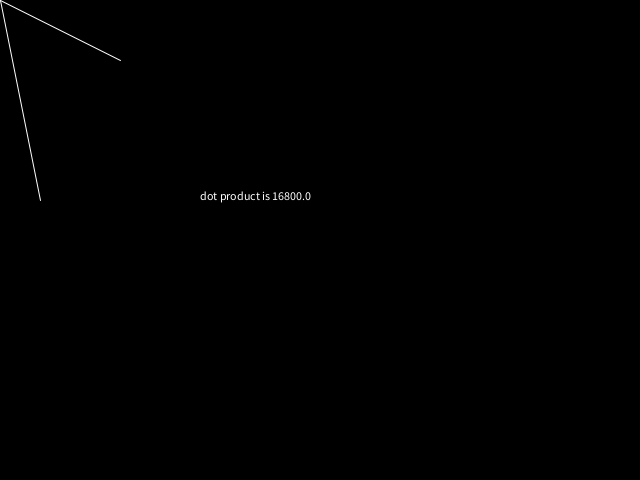
Frame 1 (no input)
Frame 2 (the mouse pressed at the canvas centre, redrawn once): identical to frame 1, image omitted

The Processing sketch that drew this single still picture (run headless with seeded random() and noise(); the mouse was pressed at the canvas centre and the sketch redrawn once):

// Processing sketch: sketch_09_vector_angles
// ── sketch_09_vector_angles.pde
PVector v1, v2;

void setup() {
  size(640, 480);
  v1 = new PVector(120, 60);
  v2 = new PVector(40, 200); 
  noLoop();
}

void draw() {
  background(0);
  stroke(255);
  // draw:
  line(0, 0, v1.x, v1.y);
  line(0, 0, v2.x, v2.y);
  // compute dot product:
  float product = v1.x*v2.x + v1.y*v2.y;
  print(product);
  text("dot product is "+product, 200, 200);
}
